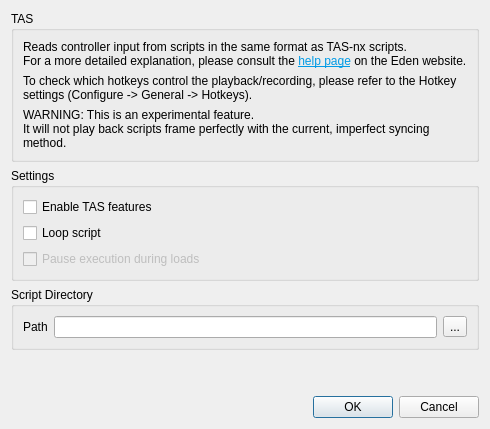
<?xml version="1.0" encoding="UTF-8"?>
<ui version="4.0">
 <class>ConfigureTas</class>
 <widget class="QDialog" name="ConfigureTas">
  <layout class="QVBoxLayout" name="verticalLayout_1">
   <item>
    <layout class="QHBoxLayout" name="horizontalLayout_1">
     <item>
      <widget class="QGroupBox" name="groupBox_1">
       <property name="title">
        <string>TAS</string>
       </property>
       <layout class="QGridLayout" name="gridLayout_1">
        <item row="0" column="0" colspan="4">
         <widget class="QLabel" name="label_1">
          <property name="text">
           <string>&lt;html&gt;&lt;head/&gt;&lt;body&gt;&lt;p&gt;Reads controller input from scripts in the same format as TAS-nx scripts.&lt;br/&gt;For a more detailed explanation, please consult the &lt;a href=&quot;https://eden-emulator.github.io/help/feature/tas/&quot;&gt;&lt;span style=&quot; text-decoration: underline; color:#039be5;&quot;&gt;help page&lt;/span&gt;&lt;/a&gt; on the Eden website.&lt;/p&gt;&lt;/body&gt;&lt;/html&gt;</string>
          </property>
          <property name="openExternalLinks">
           <bool>true</bool>
          </property>
         </widget>
        </item>
        <item row="1" column="0" colspan="4">
         <widget class="QLabel" name="label_2">
          <property name="text">
           <string>To check which hotkeys control the playback/recording, please refer to the Hotkey settings (Configure -&gt; General -&gt; Hotkeys).</string>
          </property>
          <property name="wordWrap">
           <bool>true</bool>
          </property>
         </widget>
        </item>
        <item row="2" column="0" colspan="4">
         <widget class="QLabel" name="label_3">
          <property name="text">
           <string>WARNING: This is an experimental feature.&lt;br/&gt;It will not play back scripts frame perfectly with the current, imperfect syncing method.</string>
          </property>
          <property name="wordWrap">
           <bool>true</bool>
          </property>
         </widget>
        </item>
       </layout>
      </widget>
     </item>
    </layout>
   </item>
   <item>
    <layout class="QHBoxLayout" name="horizontalLayout_2">
     <item>
      <widget class="QGroupBox" name="groupBox_2">
       <property name="title">
        <string>Settings</string>
       </property>
       <layout class="QGridLayout" name="gridLayout_2">
        <item row="0" column="0" colspan="4">
         <widget class="QCheckBox" name="tas_enable">
          <property name="text">
           <string>Enable TAS features</string>
          </property>
         </widget>
        </item>
        <item row="1" column="0" colspan="4">
         <widget class="QCheckBox" name="tas_loop_script">
          <property name="text">
           <string>Loop script</string>
          </property>
         </widget>
        </item>
        <item row="2" column="0" colspan="4">
         <widget class="QCheckBox" name="tas_pause_on_load">
          <property name="enabled">
           <bool>false</bool>
          </property>
          <property name="text">
           <string>Pause execution during loads</string>
          </property>
         </widget>
        </item>
       </layout>
      </widget>
     </item>
    </layout>
   </item>
   <item>
    <layout class="QHBoxLayout" name="horizontalLayout_3">
     <item>
      <widget class="QGroupBox" name="groupBox_3">
       <property name="title">
        <string>Script Directory</string>
       </property>
       <layout class="QGridLayout" name="gridLayout_3">
        <item row="0" column="0">
         <widget class="QLabel" name="label_4">
          <property name="text">
           <string>Path</string>
          </property>
         </widget>
        </item>
        <item row="0" column="3">
         <widget class="QToolButton" name="tas_path_button">
          <property name="text">
           <string>...</string>
          </property>
         </widget>
        </item>
        <item row="0" column="2">
         <widget class="QLineEdit" name="tas_path_edit"/>
        </item>
       </layout>
      </widget>
     </item>
    </layout>
   </item>
   <item>
    <spacer name="verticalSpacer">
     <property name="orientation">
      <enum>Qt::Vertical</enum>
     </property>
     <property name="sizeHint" stdset="0">
      <size>
       <width>20</width>
       <height>40</height>
      </size>
     </property>
    </spacer>
   </item>
   <item>
    <widget class="QDialogButtonBox" name="buttonBox">
     <property name="sizePolicy">
      <sizepolicy hsizetype="Preferred" vsizetype="Preferred">
       <horstretch>0</horstretch>
       <verstretch>0</verstretch>
      </sizepolicy>
     </property>
     <property name="orientation">
      <enum>Qt::Horizontal</enum>
     </property>
     <property name="standardButtons">
      <set>QDialogButtonBox::Cancel|QDialogButtonBox::Ok</set>
     </property>
    </widget>
   </item>
  </layout>
 </widget>
 <resources/>
 <connections>
  <connection>
   <sender>buttonBox</sender>
   <signal>accepted()</signal>
   <receiver>ConfigureTas</receiver>
   <slot>accept()</slot>
   <hints>
    <hint type="sourcelabel">
     <x>20</x>
     <y>20</y>
    </hint>
    <hint type="destinationlabel">
     <x>20</x>
     <y>20</y>
    </hint>
   </hints>
  </connection>
  <connection>
   <sender>buttonBox</sender>
   <signal>rejected()</signal>
   <receiver>ConfigureTas</receiver>
   <slot>reject()</slot>
   <hints>
    <hint type="sourcelabel">
     <x>20</x>
     <y>20</y>
    </hint>
    <hint type="destinationlabel">
     <x>20</x>
     <y>20</y>
    </hint>
   </hints>
  </connection>
 </connections>
</ui>
